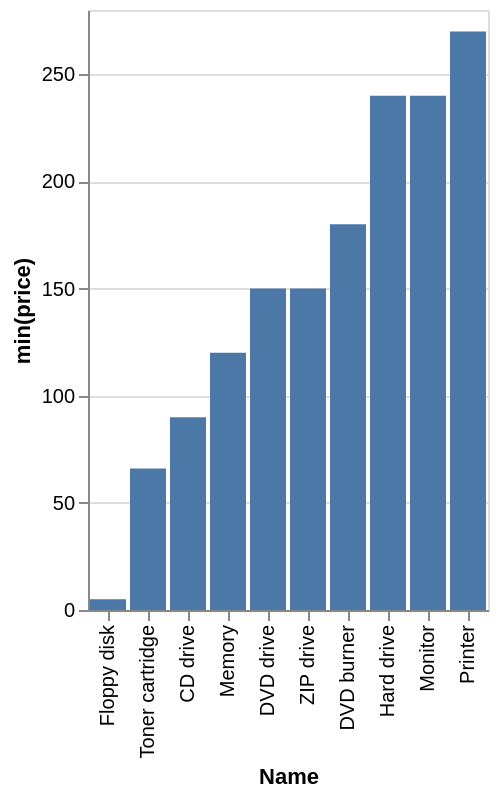

The specification (Vega-Lite) saved for this image:
### Vega-Lite specification from a JSON file in a GitHub repository (floating-point values rounded to 4 significant figures)
{"data": {"values": [{"x_data": "CD drive", "y_data": 90}, {"x_data": "DVD burner", "y_data": 180}, {"x_data": "DVD drive", "y_data": 150}, {"x_data": "Floppy disk", "y_data": 5}, {"x_data": "Hard drive", "y_data": 240}, {"x_data": "Memory", "y_data": 120}, {"x_data": "Monitor", "y_data": 240}, {"x_data": "Printer", "y_data": 270}, {"x_data": "Toner cartridge", "y_data": 66}, {"x_data": "ZIP drive", "y_data": 150}]}, "mark": "bar", "encoding": {"x": {"field": "x_data", "type": "nominal", "title": "Name", "sort": {"op": "sum", "field": "y_data", "order": "ascending"}}, "y": {"field": "y_data", "type": "quantitative", "title": "min(price)"}}}
